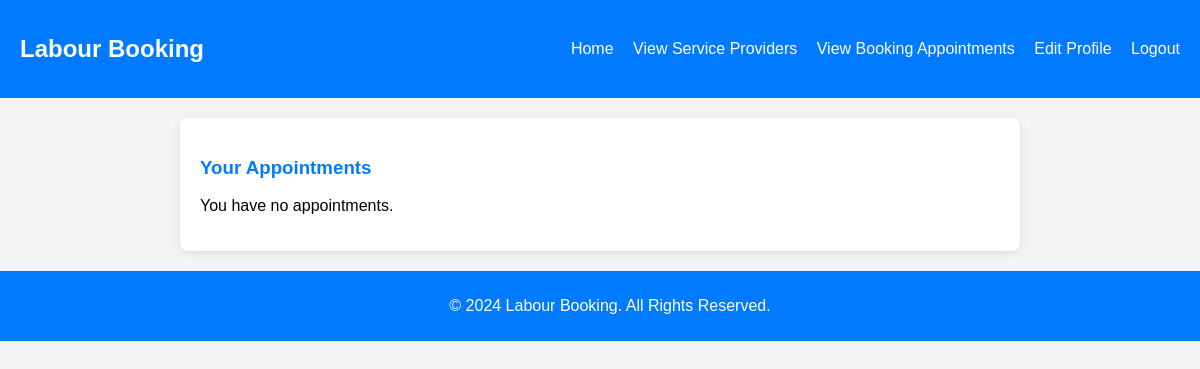
Before: /appointment_status.php (signed in) with the older database file.
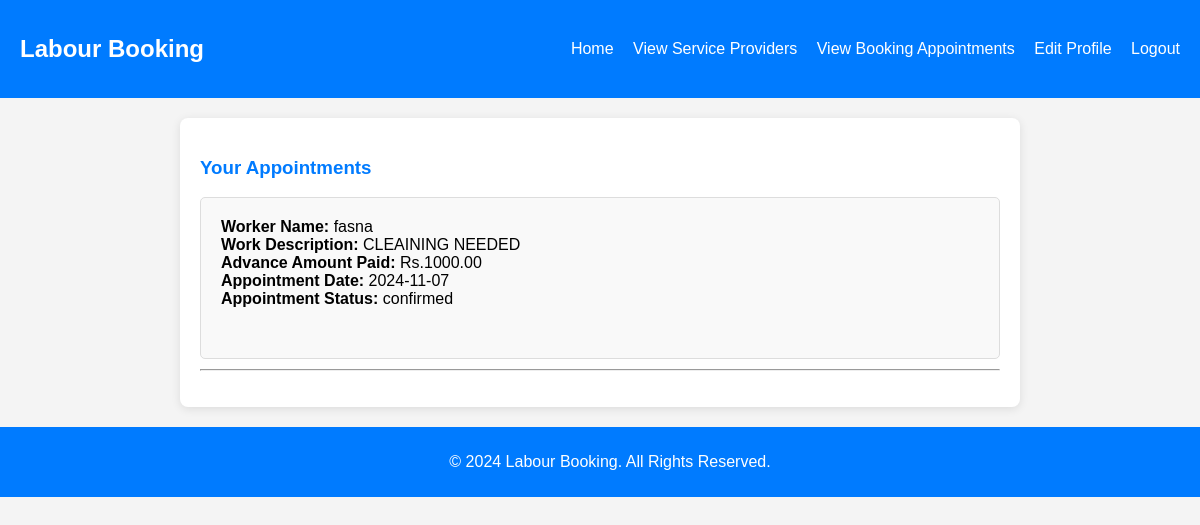
After: the same page with the newer database file.
### tables this page shows
CREATE TABLE `appointments` (
  `id` int(11) NOT NULL,
  `user_id` int(11) NOT NULL,
  `staff_id` int(11) NOT NULL,
  `work_description` text NOT NULL,
  `appointment_date` date NOT NULL,
  `status` enum('pending','confirmed','canceled') DEFAULT 'pending'
);

CREATE TABLE `staff` (
  `id` int(20) NOT NULL,
  `Name` varchar(20) NOT NULL,
  `phoneno` varchar(10) NOT NULL,
  `emailid` varchar(20) NOT NULL,
  `username` varchar(20) NOT NULL,
  `password` varchar(20) NOT NULL,
  `category` varchar(20) NOT NULL
);

CREATE TABLE `payments` (
  `id` int(11) NOT NULL,
  `user_id` int(11) NOT NULL,
  `appointment_id` int(11) NOT NULL,
  `amount` decimal(10,2) NOT NULL,
  `payment_status` enum('cash','done') NOT NULL,
  `created_at` timestamp NOT NULL DEFAULT current_timestamp()
);

### appointment_status.php (the view, shortened to what this page needs)
<?php
$conn = mysqli_connect("localhost", "root", "", "labour_booking");
$user_id = $_SESSION['user_id'];
$sql = "SELECT a.id, a.work_description, a.status, a.appointment_date, p.amount AS advance_amount, s.Name AS staff_name
        FROM appointments a
        JOIN payments p ON a.id = p.appointment_id
        JOIN staff s ON a.staff_id = s.id
        WHERE a.user_id = '$user_id'";
$result = mysqli_query($conn, $sql);
?>
<!DOCTYPE html>
<html lang="en">
<head>
    <link rel="stylesheet" href="appointment_status.css">
</head>
<body>
    <nav>
        <div class="sappy">
            <h1>Labour Booking</h1>
            <div class="hi">
                <a href="userhome.php" class="hello">Home</a>
                <a href="view_service_providers.php" class="hello">View Service Providers</a>
                <a href="view_bookings.php" class="hello">View Booking Appointments</a>
                <a href="edit_profile.php" class="hello">Edit Profile</a>
                <a href="logout.php" class="hello">Logout</a>
            </div>
        </div>
    </nav>
    <main class="main-content">
        <section class="appointments-list">
            <h3>Your Appointments</h3>
            <ul>
                <?php
                if (mysqli_num_rows($result) > 0) {
                    while ($appointment = mysqli_fetch_assoc($result)) {
                        echo "<li>";
                        echo "<strong>Worker Name:</strong> " . htmlspecialchars($appointment['staff_name']) . "<br>";
                        echo "<strong>Work Description:</strong> " . htmlspecialchars($appointment['work_description']) . "<br>";
                        echo "<strong>Advance Amount Paid:</strong> Rs." . htmlspecialchars($appointment['advance_amount']) . "<br>";
                        echo "<strong>Appointment Date:</strong> " . htmlspecialchars($appointment['appointment_date']) . "<br>";
                        echo "<strong>Appointment Status:</strong> " . htmlspecialchars($appointment['status']) . "<br>";
                        echo "</li><hr>";
                    }
                } else {
                    echo "<p>You have no appointments.</p>";
                }
                ?>
            </ul>
        </section>
    </main>
    <footer>
        <p>&copy; 2024 Labour Booking. All Rights Reserved.</p>
    </footer>
</body>
</html>

Changed rows visible on the page:
added appointments: staff.Name "fasna", work_description "CLEAINING NEEDED", payments.amount "1000.00", appointment_date "2024-11-07", status "confirmed"
Other visible differences:
text no longer shown: "You have no appointments."
